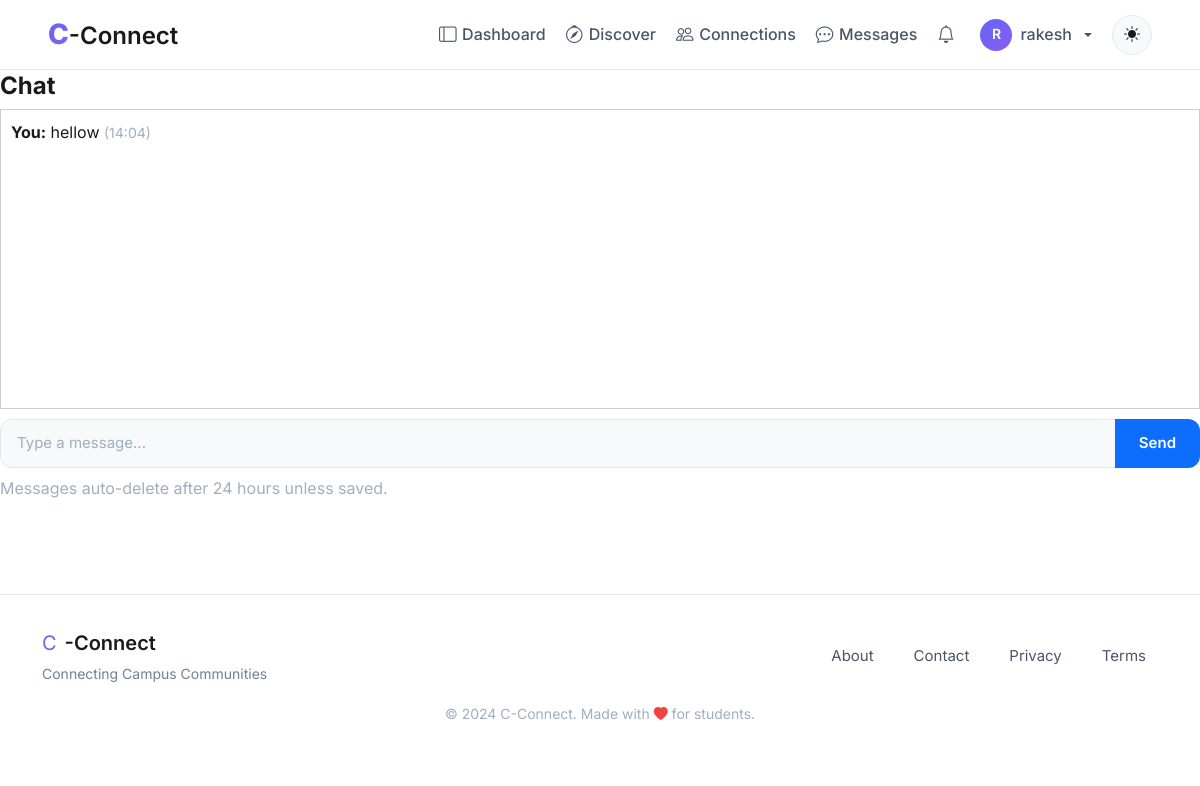
/messages/26 (signed in), run on an earlier commit of the app's database.
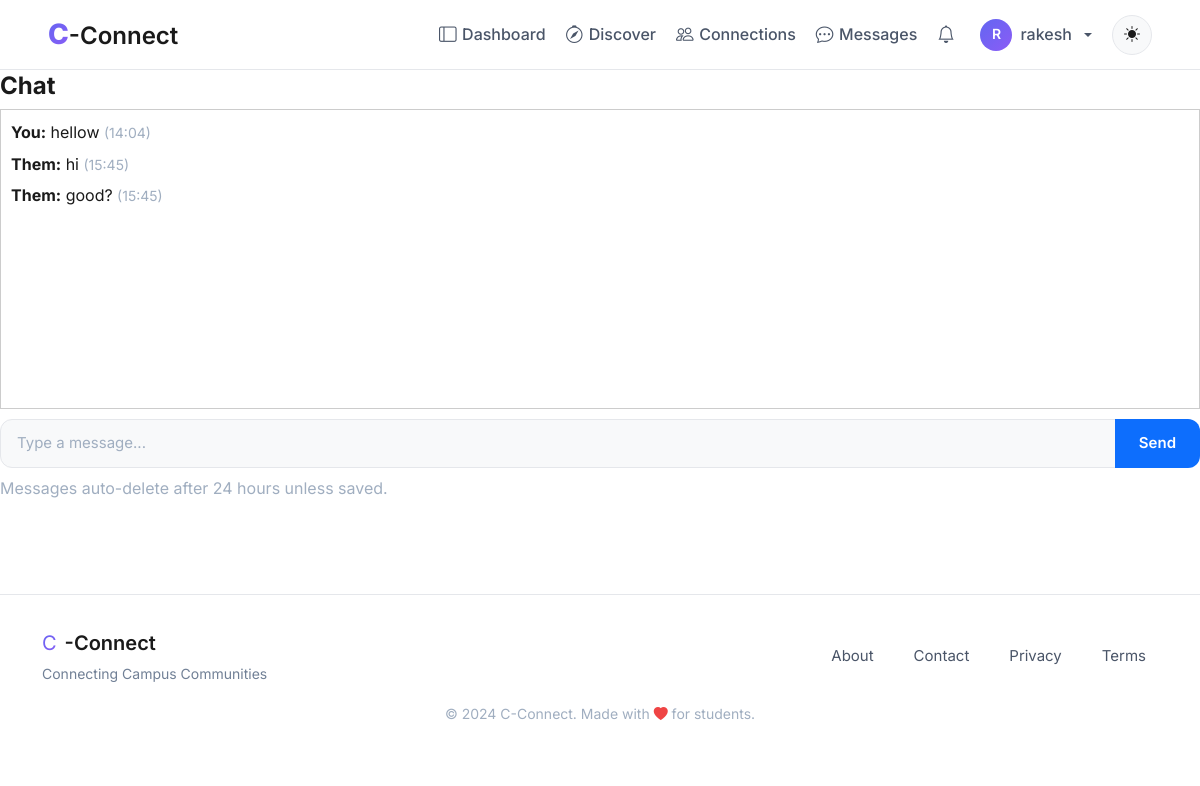
And on a later commit of the database.
### models.py (models this page shows, shortened)
class User(UserMixin, db.Model):
    id = db.Column(db.Integer, primary_key=True, autoincrement=True)  # Unique identifier
    username = db.Column(db.String(100), nullable=False)  # Name of the user (later can add this unique if needed)
    email = db.Column(db.String(120), nullable=False, unique=True)  # Email of the user
    password = db.Column(db.String(200), nullable=False)  # Passwords not hashed yet (done in setup_db.py)
    created_at = db.Column(db.DateTime, default=db.func.now())  # Timestamp of account creation
    last_login = db.Column(db.DateTime, nullable=True)  # Timestamp of last login
    pass

class Message(db.Model):
    id = db.Column(db.Integer, primary_key=True)
    sender_id = db.Column(db.Integer, db.ForeignKey("user.id"), nullable=False)
    receiver_id = db.Column(db.Integer, db.ForeignKey("user.id"), nullable=False)
    content = db.Column(db.Text, nullable=False)
    created_at = db.Column(db.DateTime, default=db.func.now(), index=True)
    expires_at = db.Column(db.DateTime, index=True)
    is_saved = db.Column(db.Boolean, default=False)

### blueprints/messages/routes.py (the view, shortened to what this page needs)
@messages.route("/<int:user_id>", methods=["GET", "POST"])
@login_required
def chat(user_id):
    cleanup_expired_messages()
    if not is_connected(current_user.id, user_id):
        flash("You can only message connected users", "error")
        return redirect(url_for("messages.inbox"))
    messages = Message.query.filter(
        ((Message.sender_id == current_user.id) & (Message.receiver_id == user_id)) |
        ((Message.sender_id == user_id) & (Message.receiver_id == current_user.id))
    ).order_by(Message.created_at.asc()).all()
    return render_template("messages/chat.html", messages=messages)

### app.py (called while the page is built)
def create_app():
    app = Flask(__name__, instance_relative_config=True) #db path inside the instance/ folder always resolves correctly
    app.config.from_object('config.Config')
    @app.context_processor
    def utility_processor():
        return dict(to_ist=to_ist)
    try:
        os.makedirs(app.instance_path)
    except OSError:
        pass
    register_extensions(app)
    register_security_headers(app)
    register_blueprints(app)
    register_errorhandlers(app)
    configure_logging(app)
    register_daily_cleanup(app)
    register_profilevisit_cleanup(app)
    return app

### blueprints/auth/__init__.py (called while the page is built)
@login_manager.user_loader
def load_user(user_id):
    from models import User  # Importing User model for querying  (import here to avoid circular imports)
    return User.query.get(int(user_id))

@auth.after_app_request
def add_header(response):
    if current_user.is_authenticated and request.blueprint == 'auth':
        response.headers['Cache-Control'] = 'no-store, no-cache, must-revalidate, post-check=0, pre-check=0, max-age=0'
        response.headers['Pragma'] = 'no-cache'
        response.headers['Expires'] = '-1'
    return response

### blueprints/connections/service.py (called while the page is built)
def is_connected(user_a: int, user_b: int):
    c = Connection.query.filter(
        ((Connection.user_id == user_a) & (Connection.target_user_id == user_b)) |
        ((Connection.user_id == user_b) & (Connection.target_user_id == user_a))
    ).filter_by(status='accepted').first()
    return bool(c)

### factory_helpers.py (called while the page is built)
def register_security_headers(app):
    @app.after_request
    def set_secure_headers(response):
        response.headers['Content-Security-Policy'] = (
            "default-src 'self'; "
            "img-src 'self' data: blob: https:; "# Allow external images
            "style-src 'self' 'unsafe-inline' https:; "# ADD https: for CDNs
            "script-src 'self' 'unsafe-inline' https:; "# ADD https: for JS
            "font-src 'self' https: data:; "# Google Fonts
            "connect-src 'self' https:;"  # ← ADD https: for CDNs/maps
        )
        response.headers['X-Content-Type-Options'] = 'nosniff'
        response.headers['X-Frame-Options'] = 'DENY'
        response.headers['Referrer-Policy'] = 'strict-origin-when-cross-origin'
        response.headers['Permissions-Policy'] = 'geolocation=(), microphone=()'
        return response

### blueprints/messages/templates/messages/chat.html (shortened to what this page needs)
{% extends "base.html" %}
{% block body %}
<h3>Chat</h3>
<div style="border:1px solid #ccc; padding:10px; height:300px; overflow-y:auto; margin-bottom:10px;">
  {% if messages %}
    {% for msg in messages %}
      <div style="margin-bottom:6px;">
        {% if msg.sender_id == current_user.id %}
          <strong>You:</strong>
        {% else %}
          <strong>Them:</strong>
        {% endif %}
        {{ msg.content }}
        <small class="text-muted">
          ({{ msg.created_at.strftime("%H:%M") }})
        </small>
      </div>
    {% endfor %}
  {% else %}
    <p>No messages yet.</p>
  {% endif %}
</div>
<form method="POST">
  <div class="input-group">
    <input type="text" name="content" class="form-control"
           placeholder="Type a message..." required>
    <button type="submit" class="btn btn-primary">Send</button>
  </div>
</form>
<p class="text-muted mt-2">
  Messages auto-delete after 24 hours unless saved.
</p>
{% endblock %}

### templates/base.html (shortened to what this page needs)
<!DOCTYPE html>
<html lang="en">
<head>
    <link rel="stylesheet" href="https://cdn.jsdelivr.net/npm/bootstrap-icons@1.11.1/font/bootstrap-icons.css">
    <link href="https://cdn.jsdelivr.net/npm/bootstrap@5.3.2/dist/css/bootstrap.min.css" rel="stylesheet">
    <link rel="stylesheet" href="{{ url_for('static', filename='css/global.css') }}">
</head>
<body>
    <nav class="navbar navbar-expand-lg navbar-glass fixed-top">
        <div class="container-fluid px-lg-5 px-3">
            <a class="navbar-brand" href="{{ url_for('main.home') }}">
                <span class="brand-c">C</span><span class="brand-connect">-Connect</span>
            </a>
            <div class="collapse navbar-collapse" id="navbarNav">
                <ul class="navbar-nav ms-auto align-items-lg-center gap-1">
                    {% if current_user.is_authenticated %}
                        <li class="nav-item">
                            <a class="nav-link" href="{{ url_for('main.dashboard') }}">
                                <i class="bi bi-layout-sidebar"></i>Dashboard
                            </a>
                        </li>
                        <li class="nav-item">
                            <a class="nav-link" href="{{ url_for('main.search_page') }}">
                                <i class="bi bi-compass"></i>Discover
                            </a>
                        </li>
                        <li class="nav-item">
                            <a class="nav-link" href="{{ url_for('connections.connections_home') }}">
                                <i class="bi bi-people"></i>Connections
                            </a>
                        </li>
                        <li class="nav-item">
                            <a class="nav-link" href="{{ url_for('messages.inbox') }}">
                                <i class="bi bi-chat-dots"></i>Messages
                            </a>
                        </li>
                        <li class="nav-item position-relative">
                            <a class="nav-link" href="{{ url_for('notifications.notifications_list') }}">
                                <i class="bi bi-bell"></i>
                                {% set unread = current_user.notifications | selectattr("is_read", "equalto", False) | list %}
                            </a>
                        </li>
                        <li class="nav-item dropdown">
                            <a class="nav-link dropdown-toggle d-flex align-items-center gap-2" href="#" role="button" data-bs-toggle="dropdown">
                                <div style="width: 32px; height: 32px; border-radius: 50%; background: linear-gradient(135deg, var(--primary-color), var(--accent-color)); display: flex; align-items: center; justify-content: center; color: white; font-weight: 600; font-size: 0.875rem;">
                                    {{ current_user.username[0].upper() }}
                                </div>
                                <span class="d-none d-lg-inline">{{ current_user.username }}</span>
                            </a>
                        </li>
                    {% endif %}
                    <li class="nav-item ms-lg-2">
                        <button class="btn-theme-toggle" id="themeToggle" aria-label="Toggle theme">
                            <i class="bi bi-sun-fill" id="themeIcon"></i>
                        </button>
                    </li>
                </ul>
            </div>
        </div>
    </nav>
    <main class="main-content">
        {% block body %}{% endblock %}
    </main>
    <footer class="footer-glass">
        <div class="container">
            <div class="row align-items-center">
                <div class="col-md-6 text-center text-md-start mb-3 mb-md-0">
                    <div class="d-flex align-items-center justify-content-center justify-content-md-start gap-2">
                        <span class="brand-c" style="font-size: 1.25rem;">C</span>
                        <span class="brand-connect" style="font-size: 1.25rem;">-Connect</span>
                    </div>
                    <p class="footer-tagline mb-0">Connecting Campus Communities</p>
                </div>
                <div class="col-md-6">
                    <div class="d-flex justify-content-center justify-content-md-end gap-3 flex-wrap">
                        <a href="{{ url_for('main.about') }}" class="footer-link">About</a>
                        <a href="{{ url_for('main.contact') }}" class="footer-link">Contact</a>
                        <a href="#" class="footer-link">Privacy</a>
                        <a href="#" class="footer-link">Terms</a>
                    </div>
                </div>
            </div>
            <div class="row mt-3">
                <div class="col text-center">
                    <small class="text-muted">
                        &copy; 2024 C-Connect. Made with <i class="bi bi-heart-fill" style="color: var(--danger-color);"></i> for students.
                    </small>
                </div>
            </div>
        </div>
    </footer>
</body>
</html>

### static/css/global.css (style rules this page uses)
* { margin: 0; padding: 0; box-sizing: border-box; }
:root { --bg-primary: #ffffff; --bg-secondary: #f8f9fa; --bg-tertiary: #f1f3f5; --bg-glass: rgba(255, 255, 255, 0.9); --bg-glass-hover: rgba(255, 255, 255, 0.95); --text-primary: #1a1a1a; --text-secondary: #4a5568; --text-tertiary: #718096; --text-muted: #a0aec0; --primary-color: #6366f1; --primary-hover: #4f46e5; --primary-light: #818cf8; --accent-color: #8b5cf6; --accent-hover: #7c3aed; --success-color: #10b981; --warning-color: #f59e0b; --danger-color: #ef4444; --info-color: #3b82f6; --border-color: #e5e7eb; --border-radius-sm: 8px; --border-radius-md: 12px; --border-radius-lg: 16px; --border-radius-xl: 24px; --shadow-xs: 0 1px 2px rgba(0, 0, 0, 0.05); --shadow-sm: 0 2px 4px rgba(0, 0, 0, 0.06); --shadow-md: 0 4px 12px rgba(0, 0, 0, 0.08); --shadow-lg: 0 8px 24px rgba(0, 0, 0, 0.12); --shadow-xl: 0 12px 40px rgba(0, 0, 0, 0.15); --transition-fast: 150ms ease; --transition-base: 250ms ease; --transition-slow: 350ms ease; --nav-height: 70px; }
body { font-family: 'Inter', -apple-system, BlinkMacSystemFont, 'Segoe UI', Roboto, sans-serif; font-size: 16px; line-height: 1.6; color: var(--text-primary); background: var(--bg-primary); transition: background var(--transition-base), color var(--transition-base); overflow-x: hidden; }
h1, h2, h3, h4, h5, h6 { font-weight: 700; line-height: 1.3; color: var(--text-primary); }
h3 { font-size: 1.5rem; }
.navbar-glass { background: var(--bg-glass); backdrop-filter: blur(20px); -webkit-backdrop-filter: blur(20px); border-bottom: 1px solid var(--border-color); padding: 0.75rem 0; transition: all var(--transition-base); height: var(--nav-height); }
.navbar-brand { font-size: 1.5rem; font-weight: 800; color: var(--text-primary); transition: transform var(--transition-fast); }
.brand-c { background: linear-gradient(135deg, var(--primary-color), var(--accent-color)); -webkit-background-clip: text; -webkit-text-fill-color: transparent; background-clip: text; font-size: 1.75rem; }
.brand-connect { color: var(--text-primary); font-weight: 600; }
.nav-link { color: var(--text-secondary); font-weight: 500; padding: 0.5rem 1rem; border-radius: var(--border-radius-sm); transition: all var(--transition-fast); position: relative; }
.nav-link i { margin-right: 0.35rem; font-size: 1.1rem; }
.btn-theme-toggle { background: var(--bg-secondary); border: 1px solid var(--border-color); color: var(--text-primary); width: 40px; height: 40px; border-radius: 50%; display: flex; align-items: center; justify-content: center; transition: all var(--transition-base); cursor: pointer; }
.btn { padding: 0.625rem 1.5rem; border-radius: var(--border-radius-md); font-weight: 600; font-size: 0.9375rem; transition: all var(--transition-base); border: none; cursor: pointer; display: inline-flex; align-items: center; justify-content: center; gap: 0.5rem; }
.form-control { background: var(--bg-secondary); border: 1px solid var(--border-color); border-radius: var(--border-radius-md); padding: 0.75rem 1rem; color: var(--text-primary); transition: all var(--transition-fast); font-size: 0.9375rem; }
.form-control::placeholder { color: var(--text-muted); }
.main-content { min-height: calc(100vh - var(--nav-height) - 200px); padding-top: var(--nav-height); }
.fade-in { animation: fadeIn 0.6s ease; }
.footer-glass { background: var(--bg-glass); backdrop-filter: blur(20px); border-top: 1px solid var(--border-color); padding: 2rem 0; margin-top: 4rem; }
.footer-tagline { color: var(--text-tertiary); font-size: 0.875rem; margin-top: 0.25rem; }
.footer-link { color: var(--text-secondary); text-decoration: none; margin: 0 0.75rem; font-size: 0.9375rem; transition: color var(--transition-fast); }
.text-muted { color: var(--text-muted) !important; }

What changed in the data, as far as the page shows it:
added Message: shows "Them:", content "hi", created_at "15:45"
added Message: shows "Them:", content "good?", created_at "15:45"
